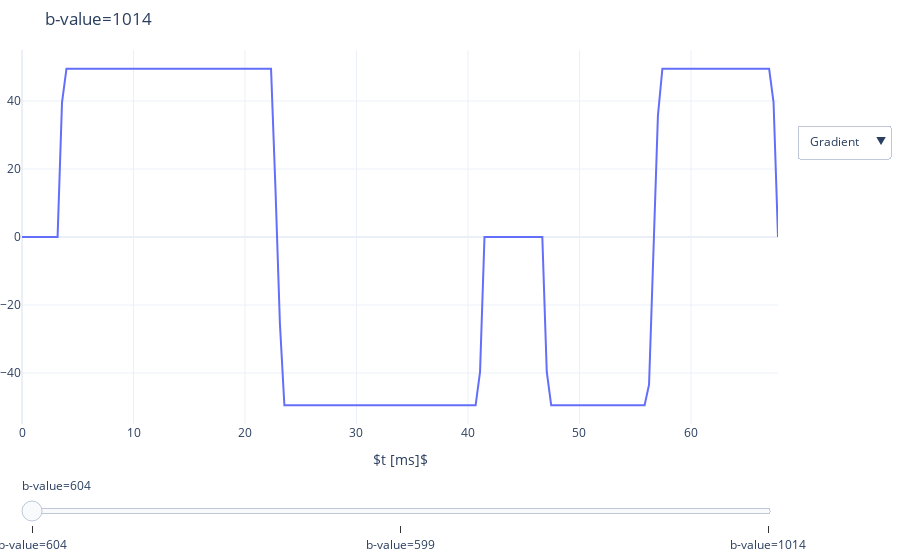

The cell this chart's notebook holds for it:
### Code cell
G_list = []
p_list = []

params = {}
params['mode'] = 'diff_bval'
params['gmax']  = 0.05
params['smax']  = 50.0
params['MMT']  = 2
params['TE']  = 97.0
params['T_readout']  = 16.0
params['T_90']  = 4.0
params['T_180']  = 6.0
params['dt']  = 200e-6

G, dd = gropt.gropt(params, verbose=1)
G_list.append(G)
p_list.append(params)

params = {}
params['mode'] = 'diff_bval'
params['gmax']  = 0.05
params['smax']  = 50.0
params['MMT']  = 1
params['TE']  = 82.0
params['T_readout']  = 16.0
params['T_90']  = 4.0
params['T_180']  = 6.0
params['dt']  = 200e-6

G, dd = gropt.gropt(params, verbose=1)
G_list.append(G)
p_list.append(params)

params = {}
params['mode'] = 'diff_bval'
params['MMT'] = 0
params['gmax'] = 50
params['smax'] = 100.0
params['T_readout'] = 20.0
params['T_90'] = 3
params['T_180'] = 5
params['dt']= 400e-6
bval = 1000

# ************
# Null eddy current for lambda time constant = 60ms
# ************
params['eddy_params'] = [[60.0, 0.0, 1.0e-4, 0.0]]


G_min, T_min = get_min_TE(params, bval, min_TE = 80, max_TE = 120)
G_list.append(G_min)
p_list.append(params)

fig = plot_waveform_sliders(G_list, p_list)
fig.show()

### Figure 1 — Plotly figure (JSON) as saved in the notebook; plotly's stock layout.template omitted (floating-point values rounded to 4 significant figures; data arrays with more than 128 entries replaced by an {"elided": "..."} marker saying what was removed)
{"data": [{"showlegend": false, "type": "scatter", "x": {"elided": "171 float values"}, "y": {"elided": "171 float values"}}, {"showlegend": false, "type": "scatter", "visible": false, "x": {"elided": "170 float values"}, "y": {"elided": "170 float values"}}, {"name": "$M_{0}$", "type": "scatter", "visible": false, "x": {"elided": "171 float values"}, "y": {"elided": "171 float values"}}, {"name": "$M_{1}$", "type": "scatter", "visible": false, "x": {"elided": "171 float values"}, "y": {"elided": "171 float values"}}, {"name": "$M_{2}$", "type": "scatter", "visible": false, "x": {"elided": "171 float values"}, "y": {"elided": "171 float values"}}, {"showlegend": false, "type": "scatter", "visible": false, "x": {"elided": "1000 float values"}, "y": {"elided": "1000 float values"}}, {"showlegend": false, "type": "scatter", "visible": false, "x": {"elided": "170 float values"}, "y": {"elided": "170 float values"}}], "layout": {"autosize": false, "height": 550, "margin": {"b": 50, "l": 0, "r": 50, "t": 50}, "sliders": [{"active": 0, "pad": {"t": 50}, "steps": [{"args": [{"visible": [true, false, false, false, false, false, false, false, false, false, false, false, false, false, false, false, false, false, false, false, false]}, {"updatemenus": [{"active": 0, "buttons": [{"args": [{"showlegend": false, "visible": [true, false, false, false, false, false, false, false, false, false, false, false, false, false, false, false, false, false, false, false, false]}, {"shapes": [], "xaxis": {"title": "$t [ms]$"}}], "label": "Gradient", "method": "update"}, {"args": [{"showlegend": false, "visible": [false, true, false, false, false, false, false, false, false, false, false, false, false, false, false, false, false, false, false, false, false]}, {"shapes": [], "xaxis": {"title": "$t [ms]$"}}], "label": "Slew", "method": "update"}, {"args": [{"showlegend": true, "visible": [false, false, true, true, true, false, false, false, false, false, false, false, false, false, false, false, false, false, false, false, false]}, {"shapes": [{"line": {"color": "#777777", "dash": "dash", "width": 1}, "type": "line", "x0": 0, "x1": 80.8, "y0": 0, "y1": 0}], "xaxis": {"title": "$Time [ms]$"}}], "label": "Moments", "method": "update"}, {"args": [{"showlegend": false, "visible": [false, false, false, false, false, true, false, false, false, false, false, false, false, false, false, false, false, false, false, false, false]}, {"shapes": [{"line": {"color": "#777777", "dash": "dash", "width": 1}, "type": "line", "x0": 0.001, "x1": 120, "y0": 0, "y1": 0}], "xaxis": {"title": "$\\lambda [ms]$"}}], "label": "Eddy", "method": "update"}, {"args": [{"showlegend": false, "visible": [false, false, false, false, false, false, true, false, false, false, false, false, false, false, false, false, false, false, false, false, false]}, {"shapes": [{"line": {"color": "#D64B4B", "dash": "dot", "width": 1}, "type": "line", "x0": 0, "x1": 80.6, "y0": 1, "y1": 1}, {"line": {"color": "#777777", "dash": "dash", "width": 1}, "type": "line", "x0": 0, "x1": 80.6, "y0": 0, "y1": 0}], "xaxis": {"title": "$Time [ms]$"}}], "label": "PNS", "method": "update"}], "direction": "down", "pad": {"r": 10, "t": 10}, "showactive": true, "x": 1.025, "xanchor": "left", "y": 0.825, "yanchor": "top"}]}], "label": "b-value=604", "method": "update"}, {"args": [{"visible": [false, false, false, false, false, false, false, true, false, false, false, false, false, false, false, false, false, false, false, false, false]}, {"updatemenus": [{"active": 0, "buttons": [{"args": [{"showlegend": false, "visible": [false, false, false, false, false, false, false, true, false, false, false, false, false, false, false, false, false, false, false, false, false]}, {"shapes": [], "xaxis": {"title": "$t [ms]$"}}], "label": "Gradient", "method": "update"}, {"args": [{"showlegend": false, "visible": [false, false, false, false, false, false, false, false, true, false, false, false, false, false, false, false, false, false, false, false, false]}, {"shapes": [], "xaxis": {"title": "$t [ms]$"}}], "label": "Slew", "method": "update"}, {"args": [{"showlegend": true, "visible": [false, false, false, false, false, false, false, false, false, true, true, true, false, false, false, false, false, false, false, false, false]}, {"shapes": [{"line": {"color": "#777777", "dash": "dash", "width": 1}, "type": "line", "x0": 0, "x1": 65.8, "y0": 0, "y1": 0}], "xaxis": {"title": "$Time [ms]$"}}], "label": "Moments", "method": "update"}, {"args": [{"showlegend": false, "visible": [false, false, false, false, false, false, false, false, false, false, false, false, true, false, false, false, false, false, false, false, false]}, {"shapes": [{"line": {"color": "#777777", "dash": "dash", "width": 1}, "type": "line", "x0": 0.001, "x1": 120, "y0": 0, "y1": 0}], "xaxis": {"title": "$\\lambda [ms]$"}}], "label": "Eddy", "method": "update"}, {"args": [{"showlegend": false, "visible": [false, false, false, false, false, false, false, false, false, false, false, false, false, true, false, false, false, false, false, false, false]}, {"shapes": [{"line": {"color": "#D64B4B", "dash": "dot", "width": 1}, "type": "line", "x0": 0, "x1": 65.6, "y0": 1, "y1": 1}, {"line": {"color": "#777777", "dash": "dash", "width": 1}, "type": "line", "x0": 0, "x1": 65.6, "y0": 0, "y1": 0}], "xaxis": {"title": "$Time [ms]$"}}], "label": "PNS", "method": "update"}], "direction": "down", "pad": {"r": 10, "t": 10}, "showactive": true, "x": 1.025, "xanchor": "left", "y": 0.825, "yanchor": "top"}]}], "label": "b-value=599", "method": "update"}, {"args": [{"visible": [false, false, false, false, false, false, false, false, false, false, false, false, false, false, true, false, false, false, false, false, false]}, {"updatemenus": [{"active": 0, "buttons": [{"args": [{"showlegend": false, "visible": [false, false, false, false, false, false, false, false, false, false, false, false, false, false, true, false, false, false, false, false, false]}, {"shapes": [], "xaxis": {"title": "$t [ms]$"}}], "label": "Gradient", "method": "update"}, {"args": [{"showlegend": false, "visible": [false, false, false, false, false, false, false, false, false, false, false, false, false, false, false, true, false, false, false, false, false]}, {"shapes": [], "xaxis": {"title": "$t [ms]$"}}], "label": "Slew", "method": "update"}, {"args": [{"showlegend": true, "visible": [false, false, false, false, false, false, false, false, false, false, false, false, false, false, false, false, true, true, true, false, false]}, {"shapes": [{"line": {"color": "#777777", "dash": "dash", "width": 1}, "type": "line", "x0": 0, "x1": 67.8, "y0": 0, "y1": 0}], "xaxis": {"title": "$Time [ms]$"}}], "label": "Moments", "method": "update"}, {"args": [{"showlegend": false, "visible": [false, false, false, false, false, false, false, false, false, false, false, false, false, false, false, false, false, false, false, true, false]}, {"shapes": [{"line": {"color": "#777777", "dash": "dash", "width": 1}, "type": "line", "x0": 0.001, "x1": 120, "y0": 0, "y1": 0}], "xaxis": {"title": "$\\lambda [ms]$"}}], "label": "Eddy", "method": "update"}, {"args": [{"showlegend": false, "visible": [false, false, false, false, false, false, false, false, false, false, false, false, false, false, false, false, false, false, false, false, true]}, {"shapes": [{"line": {"color": "#D64B4B", "dash": "dot", "width": 1}, "type": "line", "x0": 0, "x1": 67.41, "y0": 1, "y1": 1}, {"line": {"color": "#777777", "dash": "dash", "width": 1}, "type": "line", "x0": 0, "x1": 67.41, "y0": 0, "y1": 0}], "xaxis": {"title": "$Time [ms]$"}}], "label": "PNS", "method": "update"}], "direction": "down", "pad": {"r": 10, "t": 10}, "showactive": true, "x": 1.025, "xanchor": "left", "y": 0.825, "yanchor": "top"}]}], "label": "b-value=1014", "method": "update"}]}], "title": {"text": "b-value=1014"}, "updatemenus": [{"active": 0, "buttons": [{"args": [{"showlegend": false, "visible": [true, false, false, false, false, false, false, false, false, false, false, false, false, false, false, false, false, false, false, false, false]}, {"shapes": [], "xaxis": {"title": "$t [ms]$"}}], "label": "Gradient", "method": "update"}, {"args": [{"showlegend": false, "visible": [false, true, false, false, false, false, false, false, false, false, false, false, false, false, false, false, false, false, false, false, false]}, {"shapes": [], "xaxis": {"title": "$t [ms]$"}}], "label": "Slew", "method": "update"}, {"args": [{"showlegend": true, "visible": [false, false, true, true, true, false, false, false, false, false, false, false, false, false, false, false, false, false, false, false, false]}, {"shapes": [{"line": {"color": "#777777", "dash": "dash", "width": 1}, "type": "line", "x0": 0, "x1": 80.8, "y0": 0, "y1": 0}], "xaxis": {"title": "$Time [ms]$"}}], "label": "Moments", "method": "update"}, {"args": [{"showlegend": false, "visible": [false, false, false, false, false, true, false, false, false, false, false, false, false, false, false, false, false, false, false, false, false]}, {"shapes": [{"line": {"color": "#777777", "dash": "dash", "width": 1}, "type": "line", "x0": 0.001, "x1": 120, "y0": 0, "y1": 0}], "xaxis": {"title": "$\\lambda [ms]$"}}], "label": "Eddy", "method": "update"}, {"args": [{"showlegend": false, "visible": [false, false, false, false, false, false, true, false, false, false, false, false, false, false, false, false, false, false, false, false, false]}, {"shapes": [{"line": {"color": "#D64B4B", "dash": "dot", "width": 1}, "type": "line", "x0": 0, "x1": 80.6, "y0": 1, "y1": 1}, {"line": {"color": "#777777", "dash": "dash", "width": 1}, "type": "line", "x0": 0, "x1": 80.6, "y0": 0, "y1": 0}], "xaxis": {"title": "$Time [ms]$"}}], "label": "PNS", "method": "update"}], "direction": "down", "pad": {"r": 10, "t": 10}, "showactive": true, "x": 1.025, "xanchor": "left", "y": 0.825, "yanchor": "top"}], "width": 900, "xaxis": {"title": {"text": "$t [ms]$"}}}}
